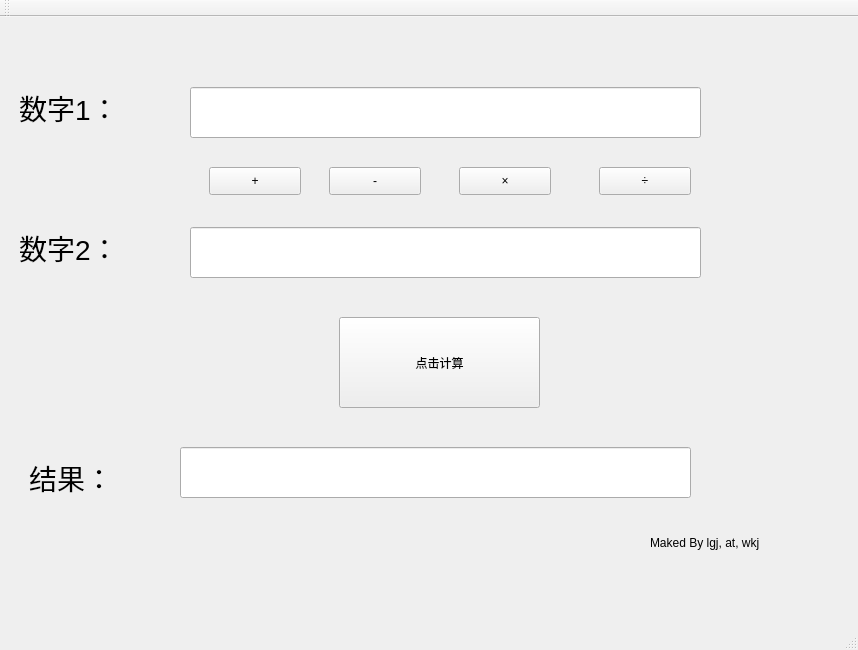
<?xml version="1.0" encoding="UTF-8"?>
<ui version="4.0">
 <class>MainWindow</class>
 <widget class="QMainWindow" name="MainWindow">
  <property name="geometry">
   <rect>
    <x>0</x>
    <y>0</y>
    <width>858</width>
    <height>650</height>
   </rect>
  </property>
  <property name="windowTitle">
   <string>MainWindow</string>
  </property>
  <widget class="QWidget" name="centralWidget">
   <widget class="QPushButton" name="btnAdd">
    <property name="geometry">
     <rect>
      <x>209</x>
      <y>150</y>
      <width>92</width>
      <height>28</height>
     </rect>
    </property>
    <property name="text">
     <string>+</string>
    </property>
   </widget>
   <widget class="QPushButton" name="btnDec">
    <property name="geometry">
     <rect>
      <x>329</x>
      <y>150</y>
      <width>92</width>
      <height>28</height>
     </rect>
    </property>
    <property name="text">
     <string>-</string>
    </property>
   </widget>
   <widget class="QPushButton" name="btnMul">
    <property name="geometry">
     <rect>
      <x>459</x>
      <y>150</y>
      <width>92</width>
      <height>28</height>
     </rect>
    </property>
    <property name="text">
     <string>×</string>
    </property>
   </widget>
   <widget class="QPushButton" name="btnDiv">
    <property name="geometry">
     <rect>
      <x>599</x>
      <y>150</y>
      <width>92</width>
      <height>28</height>
     </rect>
    </property>
    <property name="text">
     <string>÷</string>
    </property>
   </widget>
   <widget class="QPushButton" name="btnCalc">
    <property name="geometry">
     <rect>
      <x>339</x>
      <y>300</y>
      <width>201</width>
      <height>91</height>
     </rect>
    </property>
    <property name="text">
     <string>点击计算</string>
    </property>
   </widget>
   <widget class="QLabel" name="label">
    <property name="geometry">
     <rect>
      <x>19</x>
      <y>70</y>
      <width>101</width>
      <height>41</height>
     </rect>
    </property>
    <property name="minimumSize">
     <size>
      <width>0</width>
      <height>0</height>
     </size>
    </property>
    <property name="baseSize">
     <size>
      <width>0</width>
      <height>0</height>
     </size>
    </property>
    <property name="font">
     <font>
      <pointsize>21</pointsize>
     </font>
    </property>
    <property name="text">
     <string>数字1：</string>
    </property>
   </widget>
   <widget class="QLabel" name="label_2">
    <property name="geometry">
     <rect>
      <x>19</x>
      <y>210</y>
      <width>101</width>
      <height>41</height>
     </rect>
    </property>
    <property name="minimumSize">
     <size>
      <width>0</width>
      <height>0</height>
     </size>
    </property>
    <property name="baseSize">
     <size>
      <width>0</width>
      <height>0</height>
     </size>
    </property>
    <property name="font">
     <font>
      <pointsize>21</pointsize>
     </font>
    </property>
    <property name="text">
     <string>数字2：</string>
    </property>
   </widget>
   <widget class="QLabel" name="label_3">
    <property name="geometry">
     <rect>
      <x>29</x>
      <y>440</y>
      <width>101</width>
      <height>41</height>
     </rect>
    </property>
    <property name="minimumSize">
     <size>
      <width>0</width>
      <height>0</height>
     </size>
    </property>
    <property name="baseSize">
     <size>
      <width>0</width>
      <height>0</height>
     </size>
    </property>
    <property name="font">
     <font>
      <pointsize>21</pointsize>
     </font>
    </property>
    <property name="text">
     <string>结果：</string>
    </property>
   </widget>
   <widget class="QLabel" name="label_4">
    <property name="geometry">
     <rect>
      <x>650</x>
      <y>500</y>
      <width>211</width>
      <height>51</height>
     </rect>
    </property>
    <property name="text">
     <string>Maked By lgj, at, wkj</string>
    </property>
   </widget>
   <widget class="QLineEdit" name="lineEdit">
    <property name="geometry">
     <rect>
      <x>190</x>
      <y>70</y>
      <width>511</width>
      <height>51</height>
     </rect>
    </property>
   </widget>
   <widget class="QLineEdit" name="lineEdit_2">
    <property name="geometry">
     <rect>
      <x>190</x>
      <y>210</y>
      <width>511</width>
      <height>51</height>
     </rect>
    </property>
   </widget>
   <widget class="QLineEdit" name="lineEdit_3">
    <property name="geometry">
     <rect>
      <x>180</x>
      <y>430</y>
      <width>511</width>
      <height>51</height>
     </rect>
    </property>
   </widget>
  </widget>
  <widget class="QMenuBar" name="menuBar">
   <property name="geometry">
    <rect>
     <x>0</x>
     <y>0</y>
     <width>858</width>
     <height>26</height>
    </rect>
   </property>
  </widget>
  <widget class="QToolBar" name="mainToolBar">
   <attribute name="toolBarArea">
    <enum>TopToolBarArea</enum>
   </attribute>
   <attribute name="toolBarBreak">
    <bool>false</bool>
   </attribute>
  </widget>
  <widget class="QStatusBar" name="statusBar"/>
 </widget>
 <layoutdefault spacing="6" margin="11"/>
 <resources/>
 <connections/>
</ui>
